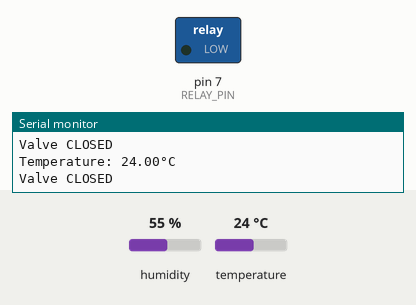
A sketch run on a simulated Arduino Uno, built with avr-gcc and run on an emulated ATmega328P. Parts: switched loads named in the sketch (green lamp = pin HIGH), the last lines printed to the serial monitor. Inputs (shaded band) come from the test bench; at power-on: temperature 24 °C, humidity 55 %.

Above: at 2.8 s.
2.9 s: temperature set to 29 °C
5.6 s: temperature set to 32 °C
At 7.3 s:
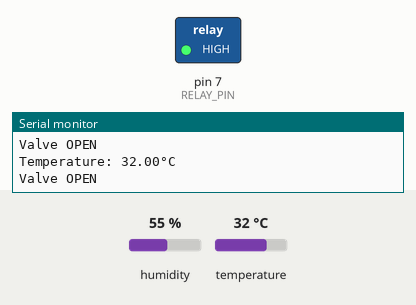
8.3 s: temperature set to 12 °C
At 11.0 s:
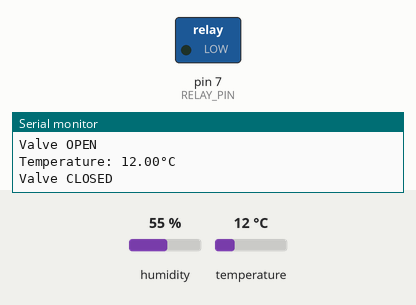
11.6 s: temperature set to 33 °C
At 13.4 s:
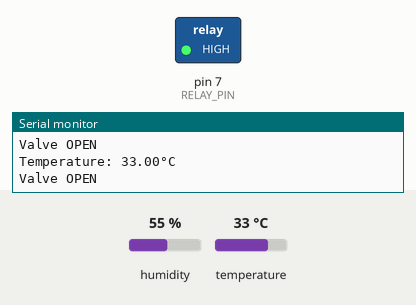
Timing chart, 0 to 14.9 s (numbered marks = the images above; inputs shaded):
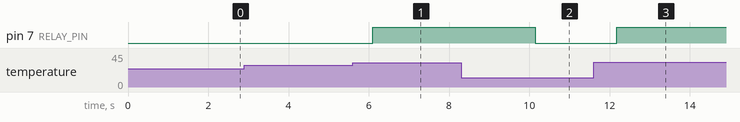

The sketch:

project.ino
```cpp
#include <DHT.h>

#define DHTPIN 2         // Digital pin connected to the DHT sensor
#define RELAY_PIN 7      // Digital pin connected to the relay control
#define TEMP_THRESHOLD 30  // Temperature threshold in degrees Celsius

DHT dht(DHTPIN, DHT11);

void setup() {
  pinMode(RELAY_PIN, OUTPUT);
  digitalWrite(RELAY_PIN, LOW);  // Initialize relay as OFF
  Serial.begin(9600);
  dht.begin();
}

void loop() {
  float temperature = dht.readTemperature();

  Serial.print("Temperature: ");
  Serial.print(temperature);
  Serial.println("°C");

  if (!isnan(temperature)) {
    if (temperature > TEMP_THRESHOLD) {
      digitalWrite(RELAY_PIN, HIGH);  // Turn ON the relay (open valve)
      Serial.println("Valve OPEN");
    } else {
      digitalWrite(RELAY_PIN, LOW);   // Turn OFF the relay (close valve)
      Serial.println("Valve CLOSED");
    }
  } else {
    Serial.println("Error reading temperature!");
  }

  delay(1000);  // Adjust the delay as needed
}
```

Measured:
- the behaviour switches between 30 and 31 °C on temperature (found by bisection; images 0 and 1)
- after the input at 5.6 s, pin 7 (RELAY_PIN): LOW → HIGH after 0.50 s
- after the input at 8.3 s, pin 7 (RELAY_PIN): HIGH → LOW after 1.8 s
- after the input at 11.6 s, pin 7 (RELAY_PIN): LOW → HIGH after 0.57 s
